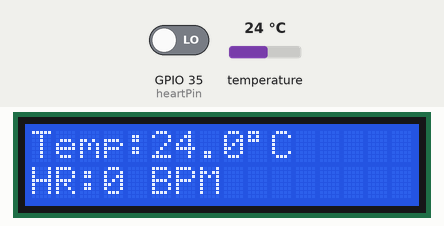
Simulated run of this sketch. Board: ESP32. Shown: 16×2 character LCD. Inputs (shaded band) come from the test bench; at power-on: temperature 24 °C, GPIO 35 (heartPin) LOW. What the sketch prints to the serial monitor is not drawn.

Above: at 6.3 s.
6.4 s: temperature set to 12 °C
At 11.9 s:
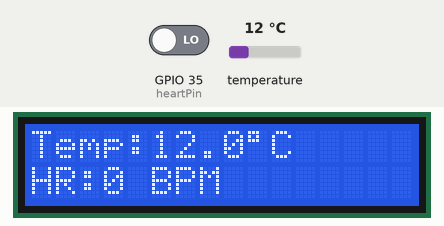
12.2 s: GPIO 35 (heartPin) driven HIGH
At 21.8 s:
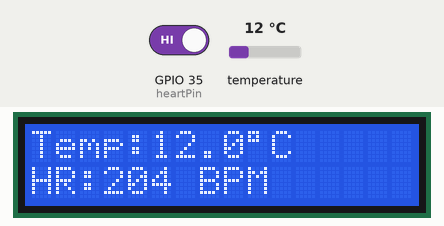
22.4 s: temperature set to 19 °C
At 26.4 s:
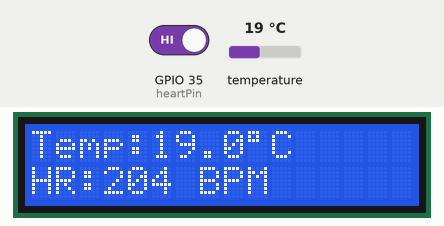
27.5 s: GPIO 35 (heartPin) driven LOW
At 36.4 s:
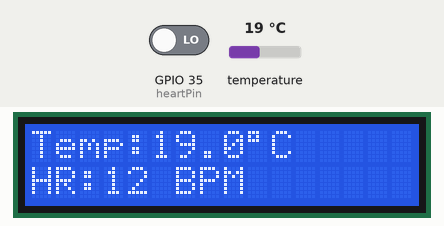
37.5 s: temperature set to 28 °C
At 41.4 s:
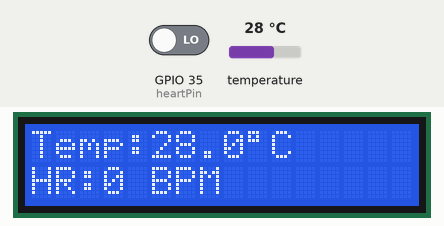
Timing chart, 0 to 42.9 s (numbered marks = the images above; inputs shaded):
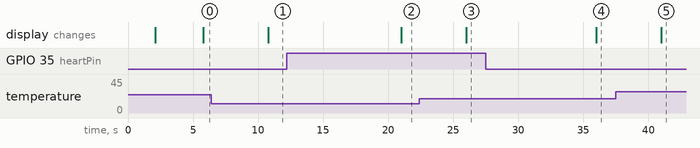

The sketch:

health_monitoring.ino
```cpp
#include <OneWire.h>
#include <DallasTemperature.h>
#include <LiquidCrystal.h>

#define ONE_WIRE_BUS 4

OneWire oneWire(ONE_WIRE_BUS);
DallasTemperature sensors(&oneWire);

LiquidCrystal lcd(23, 22, 21, 19, 18, 17);

const int heartPin = 35;

int beats = 0;
int bpm = 0;

unsigned long lastCalc = 0;
unsigned long lastDisplay = 0;

void setup()
{
  Serial.begin(115200);

  pinMode(heartPin, INPUT);

  sensors.begin();

  lcd.begin(16,2);
  lcd.print("Health Monitor");

  delay(2000);
  lcd.clear();

  lastCalc = millis();
}

void loop()
{
  // Count pulse
  if(digitalRead(heartPin) == HIGH)
  {
    beats++;
    delay(250);   // Prevent counting the same beat multiple times
  }

  // Calculate BPM every 5 seconds
  if(millis() - lastCalc >= 5000)
  {
    bpm = beats * 12;

    beats = 0;
    lastCalc = millis();
  }

  // Update display every second
  if(millis() - lastDisplay >= 5000)
  {
    lastDisplay = millis();

    sensors.requestTemperatures();
    float temp = sensors.getTempCByIndex(0);

    Serial.print("Temperature: ");
    Serial.print(temp);
    Serial.print(" C   ");

    Serial.print("Heart Rate: ");
    Serial.print(bpm);
    Serial.println(" BPM");

    lcd.clear();

    lcd.setCursor(0,0);
    lcd.print("Temp:");
    lcd.print(temp,1);
    lcd.print((char)223);
    lcd.print("C");

    lcd.setCursor(0,1);
    lcd.print("HR:");
    lcd.print(bpm);
    lcd.print(" BPM");
  }
}
```

Measured:
- after the input at 6.4 s, the display: changes after 4.4 s (image 1)
- after the input at 12.2 s, the display: changes after 8.8 s (image 2)
- after the input at 22.4 s, the display: changes after 3.6 s (image 3)
- after the input at 27.5 s, the display: changes after 8.5 s (image 4)
- after the input at 37.5 s, the display: changes after 3.5 s (image 5)
